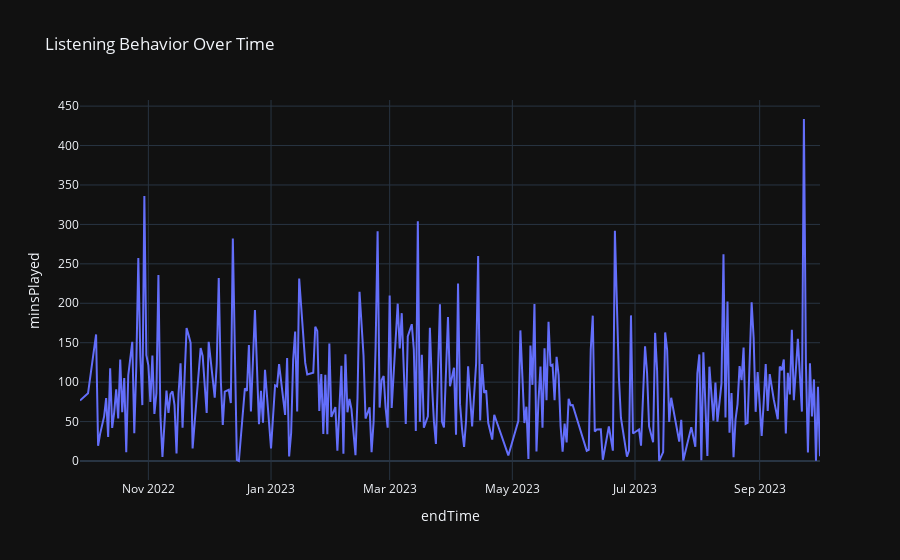
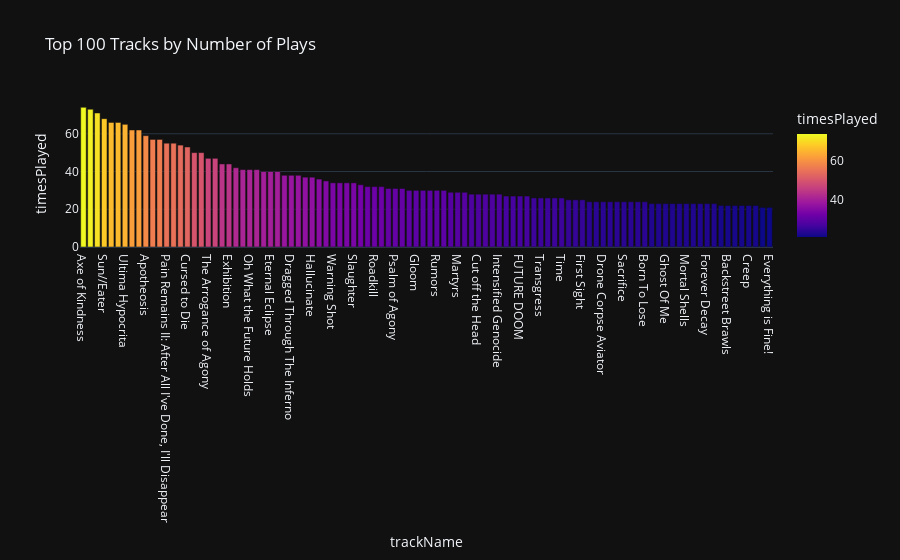
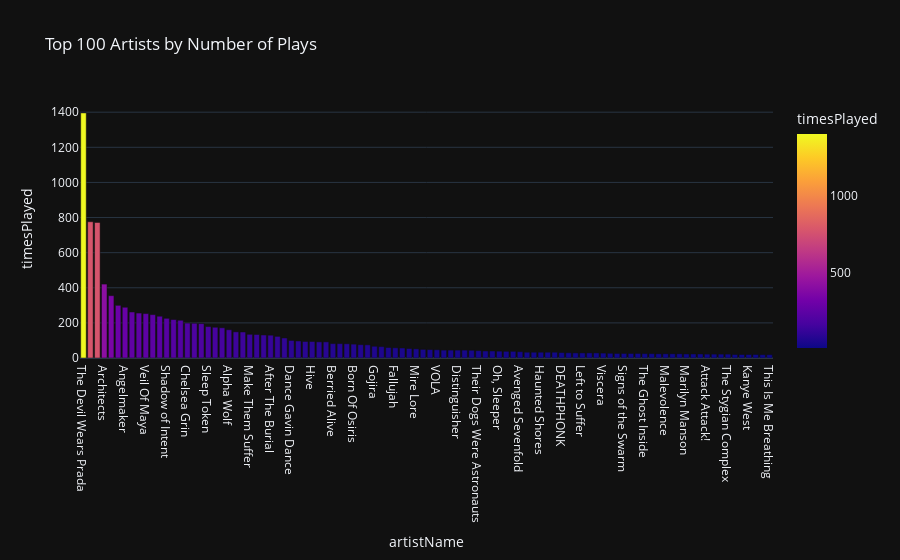

Write notebook code for charts like these, in order.
### Code cell
# Adding a column for minutes played
df['minsPlayed'] = df['msPlayed']/(1000*60)

# Convert endTime to datetime format for easy manipulation and keep only date part
df["endTime"] = pd.to_datetime(df["endTime"]).dt.date

# Group by each track and count how many times each track was played
df_grouped_tracks = df.groupby(["trackName", "artistName"]).size().reset_index(name="timesPlayed")

# Group by each artist and count how many times each artist was played
df_grouped_artists = df.groupby("artistName").size().reset_index(name="timesPlayed")

# Group by each day and sum how many minutes were played each day
df_grouped_day = df.groupby("endTime").agg({"minsPlayed": "sum"}).reset_index()

# Sorting and get top 100 tracks and artists
df_sorted_tracks = df_grouped_tracks.sort_values("timesPlayed", ascending=False).head(100)
df_sorted_artists = df_grouped_artists.sort_values("timesPlayed", ascending=False).head(100)

# Time Series of listening behavior
fig = px.line(df_grouped_day, x='endTime', y='minsPlayed', title="Listening Behavior Over Time")
fig.show()

# Top 100 Tracks
fig = px.bar(df_sorted_tracks, x='trackName', y='timesPlayed', color='timesPlayed', title="Top 100 Tracks by Number of Plays")
fig.update_layout(xaxis={'categoryorder':'total descending'})
fig.show()

# Top 100 Artists
fig = px.bar(df_sorted_artists, x='artistName', y='timesPlayed', color='timesPlayed', title="Top 100 Artists by Number of Plays")
fig.update_layout(xaxis={'categoryorder':'total descending'})
fig.show()

### Figure 1 — Plotly figure (JSON) as saved in the notebook; plotly's stock layout.template omitted (floating-point values rounded to 4 significant figures; data arrays with more than 128 entries replaced by an {"elided": "..."} marker saying what was removed)
{"data": [{"hovertemplate": "endTime=%{x}<br>minsPlayed=%{y}<extra></extra>", "legendgroup": "", "line": {"color": "#636efa", "dash": "solid"}, "marker": {"symbol": "circle"}, "mode": "lines", "name": "", "orientation": "v", "showlegend": false, "x": {"elided": "284 str values"}, "xaxis": "x", "y": {"elided": "284 float values"}, "yaxis": "y", "type": "scatter"}], "layout": {"xaxis": {"anchor": "y", "domain": [0.0, 1.0], "title": {"text": "endTime"}}, "yaxis": {"anchor": "x", "domain": [0.0, 1.0], "title": {"text": "minsPlayed"}}, "legend": {"tracegroupgap": 0}, "title": {"text": "Listening Behavior Over Time"}}}

### Figure 2 — Plotly figure (JSON) as saved in the notebook; plotly's stock layout.template omitted (floating-point values rounded to 4 significant figures)
{"data": [{"alignmentgroup": "True", "hovertemplate": "trackName=%{x}<br>timesPlayed=%{marker.color}<extra></extra>", "legendgroup": "", "marker": {"color": [74, 73, 71, 68, 66, 66, 65, 62, 62, 59, 57, 57, 55, 55, 54, 53, 50, 50, 47, 47, 44, 44, 42, 41, 41, 41, 40, 40, 40, 38, 38, 38, 37, 37, 36, 35, 34, 34, 34, 34, 33, 32, 32, 32, 31, 31, 31, 30, 30, 30, 30, 30, 30, 29, 29, 29, 28, 28, 28, 28, 28, 27, 27, 27, 27, 26, 26, 26, 26, 26, 25, 25, 25, 24, 24, 24, 24, 24, 24, 24, 24, 24, 23, 23, 23, 23, 23, 23, 23, 23, 23, 23, 22, 22, 22, 22, 22, 22, 21, 21], "coloraxis": "coloraxis", "pattern": {"shape": ""}}, "name": "", "offsetgroup": "", "orientation": "v", "showlegend": false, "textposition": "auto", "x": ["Axe of Kindness", "King Ov Fire", "Symphony of a Dying Star", "Sun//Eater", "Wrath", "Abadon", "Ultima Hypocrita", "Soulless Existence", "Pain Remains I: Dancing Like Flames", "Apotheosis", "The Mirror", "The Broken Cross", "Pain Remains II: After All I've Done, I'll Disappear", "Watchtower", "Into the Earth", "Cursed to Die", "Diazepam", "Welcome Back, O' Sleeping Dreamer", "The Arrogance of Agony", "A Quiet Place to Die", "The False Hydra", "Exhibition", "Avgang", "Far from Heaven", "Oh What the Future Holds", "grayout", "Godhead", "Eternal Eclipse", "Pain Remains III: In a Sea of Fire", "Rollcall", "Dragged Through The Inferno", "Forgotten Kings", "8:18", "Hallucinate", "The Migrant", "The Hammer", "Warning Shot", "Traumadoll", "Death Worship", "Slaughter", "A Hill to Die Upon", "Constance", "Roadkill", "War", "new low", "Psalm of Agony", "Salt", "Black & Blue", "Gloom", "Heritage (feat. Will Ramos of Lorna Shore)", "Noise", "Rumors", "Fossenbrate", "In Shadows", "Martyrs", "Nordlys", "Bleed the Future", "Cut off the Head", "Sailor's Prayer", "Cancer", "Intensified Genocide", "A Tale of Salt and Light", "Care More", "FUTURE DOOM", "The Bottle", "Hellions", "Transgress", "The Summoning", "Forgiveness is Weakness", "Time", "Zwielicht", "Chicago", "First Sight", "Mammoth", "Forever Bloom (feat. Trevor Strnad)", "Drone Corpse Aviator", "You Asked for It", "Golden Mouth of Ruin", "Sacrifice", "Vengeance", "Broken", "Born To Lose", "Pest", "Kansas", "Ghost Of Me", "Hickory Creek", "Red Fur", "Mortal Shells", "Extermination Campaign", "Pretenders", "Forever Decay", "Yenta", "R.I.T.", "Backstreet Brawls", "Sing to the Grave", "Brimstone", "Creep", "Erase Me", "The Isnis", "Everything is Fine!"], "xaxis": "x", "y": [74, 73, 71, 68, 66, 66, 65, 62, 62, 59, 57, 57, 55, 55, 54, 53, 50, 50, 47, 47, 44, 44, 42, 41, 41, 41, 40, 40, 40, 38, 38, 38, 37, 37, 36, 35, 34, 34, 34, 34, 33, 32, 32, 32, 31, 31, 31, 30, 30, 30, 30, 30, 30, 29, 29, 29, 28, 28, 28, 28, 28, 27, 27, 27, 27, 26, 26, 26, 26, 26, 25, 25, 25, 24, 24, 24, 24, 24, 24, 24, 24, 24, 23, 23, 23, 23, 23, 23, 23, 23, 23, 23, 22, 22, 22, 22, 22, 22, 21, 21], "yaxis": "y", "type": "bar"}], "layout": {"xaxis": {"anchor": "y", "domain": [0.0, 1.0], "title": {"text": "trackName"}, "categoryorder": "total descending"}, "yaxis": {"anchor": "x", "domain": [0.0, 1.0], "title": {"text": "timesPlayed"}}, "coloraxis": {"colorbar": {"title": {"text": "timesPlayed"}}, "colorscale": [[0.0, "#0d0887"], [0.1111, "#46039f"], [0.2222, "#7201a8"], [0.3333, "#9c179e"], [0.4444, "#bd3786"], [0.5556, "#d8576b"], [0.6667, "#ed7953"], [0.7778, "#fb9f3a"], [0.8889, "#fdca26"], [1.0, "#f0f921"]]}, "legend": {"tracegroupgap": 0}, "title": {"text": "Top 100 Tracks by Number of Plays"}, "barmode": "relative"}}

### Figure 3 — Plotly figure (JSON) as saved in the notebook; plotly's stock layout.template omitted (floating-point values rounded to 4 significant figures)
{"data": [{"alignmentgroup": "True", "hovertemplate": "artistName=%{x}<br>timesPlayed=%{marker.color}<extra></extra>", "legendgroup": "", "marker": {"color": [1396, 776, 772, 421, 355, 300, 289, 262, 256, 253, 247, 238, 226, 219, 215, 199, 198, 196, 179, 175, 172, 161, 149, 148, 135, 134, 131, 130, 123, 114, 100, 97, 94, 94, 92, 92, 82, 82, 81, 79, 76, 75, 67, 65, 60, 58, 57, 54, 52, 49, 48, 47, 45, 45, 45, 45, 44, 42, 40, 40, 39, 38, 38, 36, 33, 33, 33, 33, 33, 31, 30, 29, 29, 29, 29, 28, 27, 26, 26, 26, 26, 25, 25, 24, 24, 24, 24, 23, 23, 23, 22, 22, 22, 22, 20, 20, 20, 20, 19, 19], "coloraxis": "coloraxis", "pattern": {"shape": ""}}, "name": "", "offsetgroup": "", "orientation": "v", "showlegend": false, "textposition": "auto", "x": ["The Devil Wears Prada", "Lorna Shore", "Mental Cruelty", "Architects", "To The Grave", "Fit For An Autopsy", "Angelmaker", "SCUMFUCK", "Whitechapel", "Veil Of Maya", "Slipknot", "ten56.", "Shadow of Intent", "La Dispute", "Distant", "Chelsea Grin", "Darko US", "Periphery", "Sleep Token", "Polyphia", "Lamb of God", "Alpha Wolf", "Rammstein", "Archspire", "Make Them Suffer", "Igorrr", "Thy Art Is Murder", "After The Burial", "Emmure", "thrown", "Dance Gavin Dance", "TesseracT", "Currents", "Hive", "Bring Me The Horizon", "Linkin Park", "Berried Alive", "Carcosa", "Enterprise Earth", "Born Of Osiris", "We Butter The Bread With Butter", "Asking Alexandria", "Gojira", "bbno$", "Immortal Disfigurement", "Fallujah", "System Of A Down", "Eleventh Vibration", "Mire Lore", "Ov Sulfur", "Orbit Culture", "VOLA", "Secret Band", "Polaris", "Distinguisher", "Slaughter to Prevail", "Of Mice & Men", "Their Dogs Were Astronauts", "Korn", "Gutrectomy", "Oh, Sleeper", "Attila", "Suicide Silence", "Avenged Sevenfold", "Bad Omens", "Wage War", "Haunted Shores", "Infant Annihilator", "Oceano", "DEATHPHONK", "Tallah", "Paleface Swiss", "Left to Suffer", "Traitors", "Oceans Ate Alaska", "Viscera", "Aviana", "Mumble", "Signs of the Swarm", "Underoath", "Corpo-Mente", "The Ghost Inside", "Beyond Deviation", "The Acacia Strain", "Malevolence", "Hollow Prophet", "Tiny Fingers", "Marilyn Manson", "Spiritbox", "Ólafur Arnalds", "Attack Attack!", "In Gloom", "Abbie Falls", "The Stygian Complex", "Plini", "Rivers of Nihil", "Kanye West", "Animals As Leaders", "MAL", "This Is Me Breathing"], "xaxis": "x", "y": [1396, 776, 772, 421, 355, 300, 289, 262, 256, 253, 247, 238, 226, 219, 215, 199, 198, 196, 179, 175, 172, 161, 149, 148, 135, 134, 131, 130, 123, 114, 100, 97, 94, 94, 92, 92, 82, 82, 81, 79, 76, 75, 67, 65, 60, 58, 57, 54, 52, 49, 48, 47, 45, 45, 45, 45, 44, 42, 40, 40, 39, 38, 38, 36, 33, 33, 33, 33, 33, 31, 30, 29, 29, 29, 29, 28, 27, 26, 26, 26, 26, 25, 25, 24, 24, 24, 24, 23, 23, 23, 22, 22, 22, 22, 20, 20, 20, 20, 19, 19], "yaxis": "y", "type": "bar"}], "layout": {"xaxis": {"anchor": "y", "domain": [0.0, 1.0], "title": {"text": "artistName"}, "categoryorder": "total descending"}, "yaxis": {"anchor": "x", "domain": [0.0, 1.0], "title": {"text": "timesPlayed"}}, "coloraxis": {"colorbar": {"title": {"text": "timesPlayed"}}, "colorscale": [[0.0, "#0d0887"], [0.1111, "#46039f"], [0.2222, "#7201a8"], [0.3333, "#9c179e"], [0.4444, "#bd3786"], [0.5556, "#d8576b"], [0.6667, "#ed7953"], [0.7778, "#fb9f3a"], [0.8889, "#fdca26"], [1.0, "#f0f921"]]}, "legend": {"tracegroupgap": 0}, "title": {"text": "Top 100 Artists by Number of Plays"}, "barmode": "relative"}}
